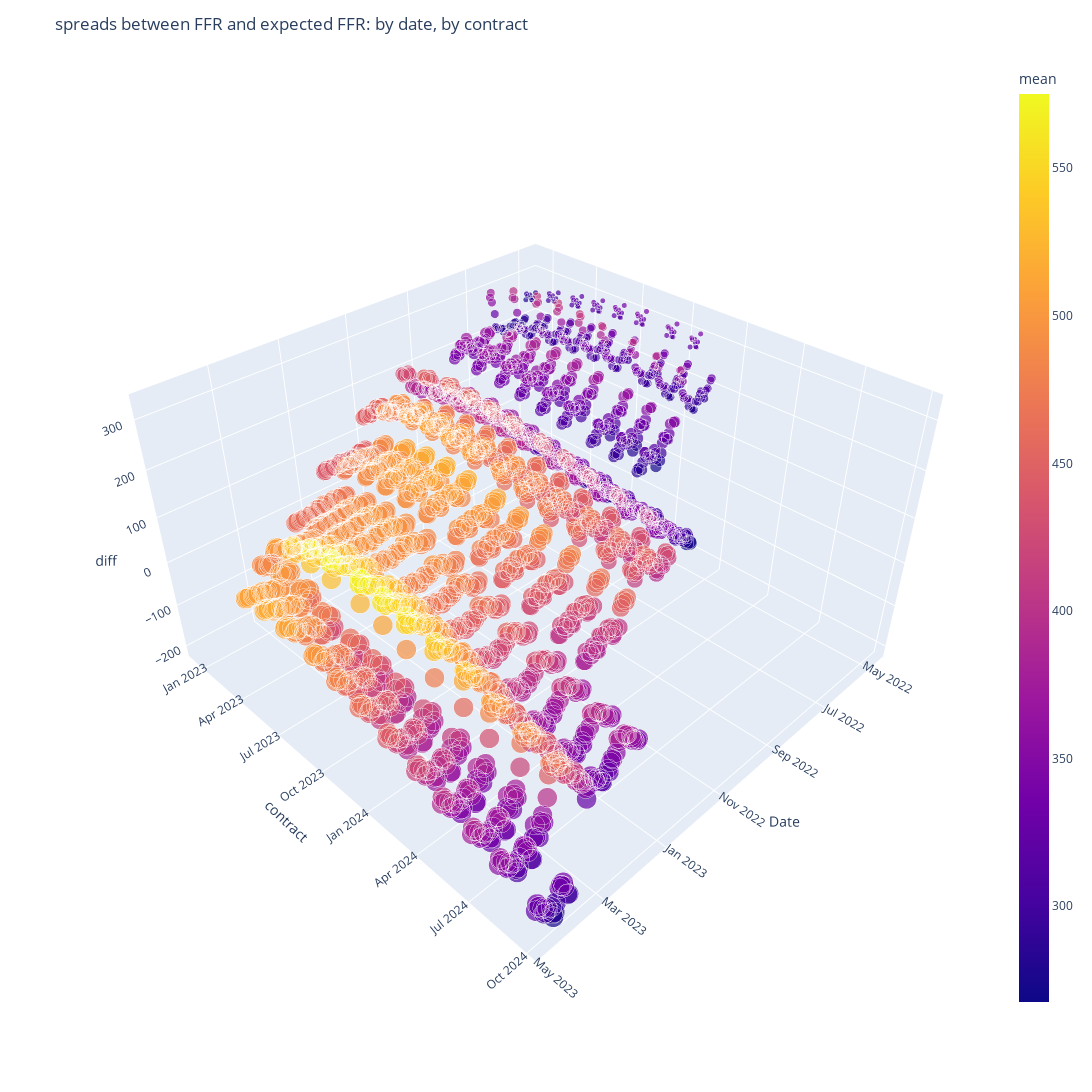

Write notebook code for a chart like this one.
### Code cell
import plotly.express as px
fig = px.scatter_3d(smalldf2, x='Date', y='contract', z='diff', color='mean', size='DFF')
fig.update_layout(title='spreads between FFR and expected FFR: by date, by contract',
                  width = 1200,
                  height = 1200,
                  scene = {"aspectratio": {"x": 1, "y": 1, "z": .6}})
fig.update_coloraxes(cauto=True)
fig.show()

### Figure 1 — Plotly figure (JSON) as saved in the notebook; plotly's stock layout.template omitted (floating-point values rounded to 4 significant figures; data arrays with more than 128 entries replaced by an {"elided": "..."} marker saying what was removed)
{"data": [{"hovertemplate": "Date=%{x}<br>contract=%{y}<br>diff=%{z}<br>DFF=%{marker.size}<br>mean=%{marker.color}<extra></extra>", "legendgroup": "", "marker": {"color": {"elided": "2774 float values"}, "coloraxis": "coloraxis", "size": {"elided": "2774 int values"}, "sizemode": "area", "sizeref": 1.208, "symbol": "circle"}, "mode": "markers", "name": "", "scene": "scene", "showlegend": false, "type": "scatter3d", "x": {"elided": "2774 str values"}, "y": {"elided": "2774 str values"}, "z": {"elided": "2774 float values"}}], "layout": {"coloraxis": {"cauto": true, "colorbar": {"title": {"text": "mean"}}, "colorscale": [[0, "#0d0887"], [0.1111, "#46039f"], [0.2222, "#7201a8"], [0.3333, "#9c179e"], [0.4444, "#bd3786"], [0.5556, "#d8576b"], [0.6667, "#ed7953"], [0.7778, "#fb9f3a"], [0.8889, "#fdca26"], [1, "#f0f921"]]}, "height": 1200, "legend": {"itemsizing": "constant", "tracegroupgap": 0}, "margin": {"t": 60}, "scene": {"aspectratio": {"x": 1, "y": 1, "z": 0.6}, "domain": {"x": [0, 1], "y": [0, 1]}, "xaxis": {"title": {"text": "Date"}, "type": "date"}, "yaxis": {"title": {"text": "contract"}, "type": "date"}, "zaxis": {"title": {"text": "diff"}, "type": "linear"}}, "title": {"text": "spreads between FFR and expected FFR: by date, by contract"}, "width": 1200}}
